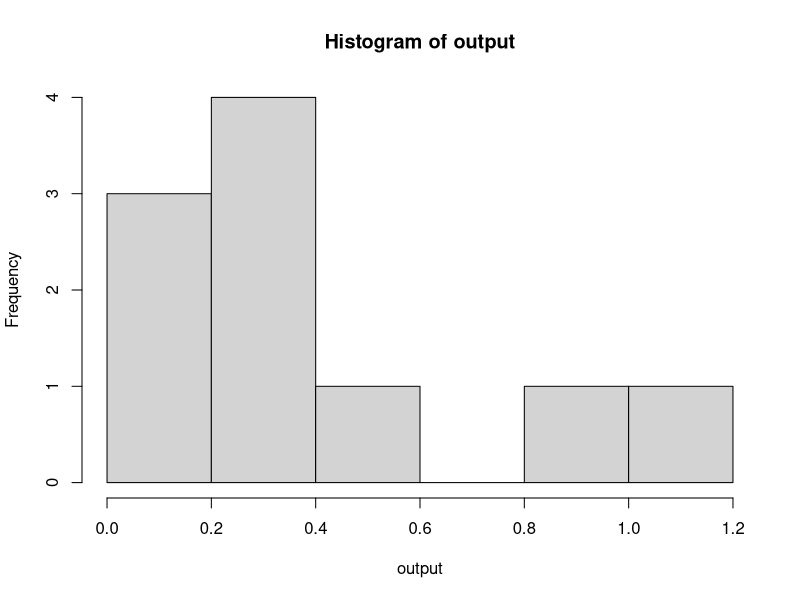
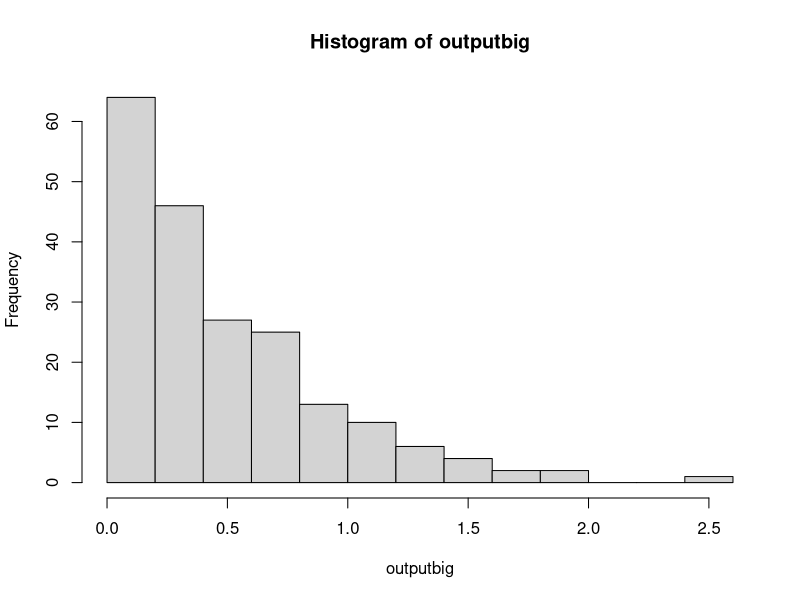
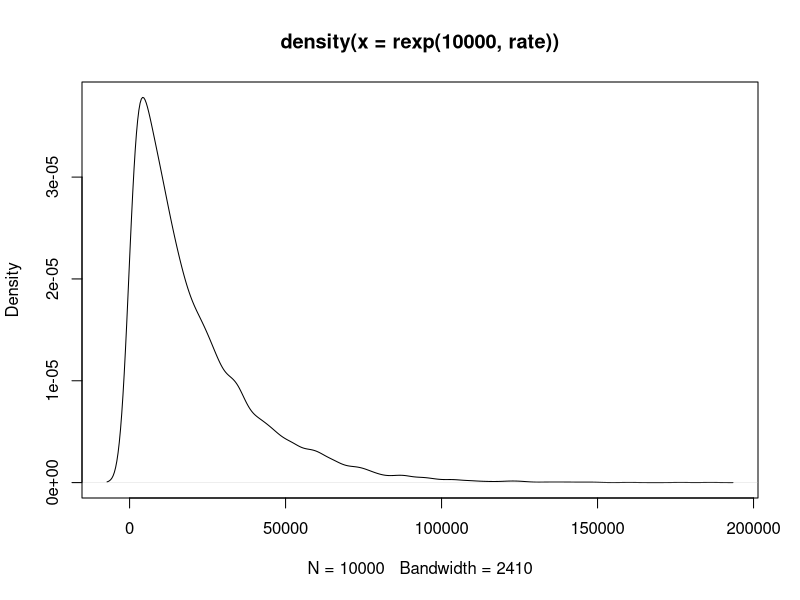
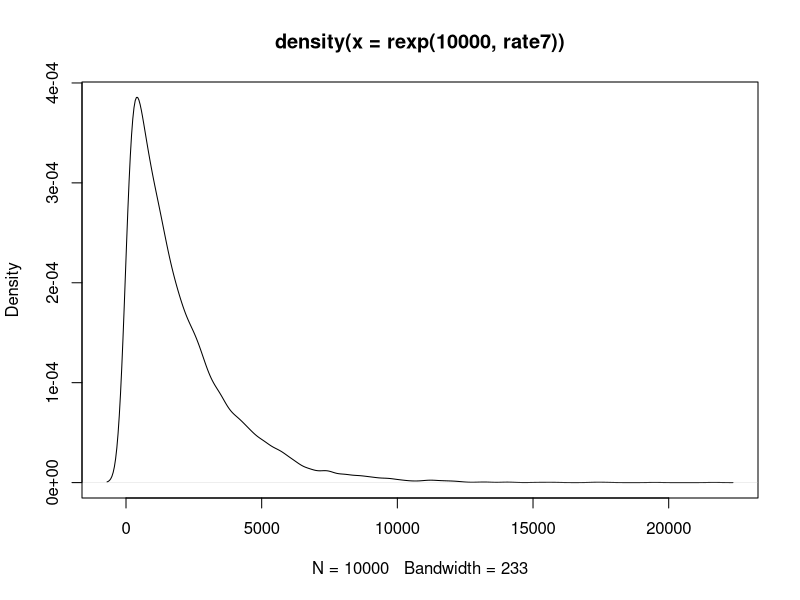
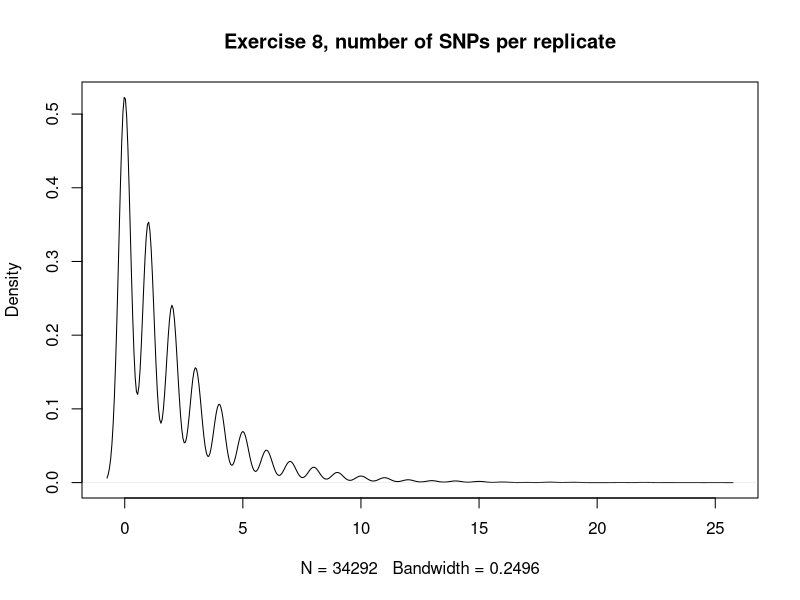
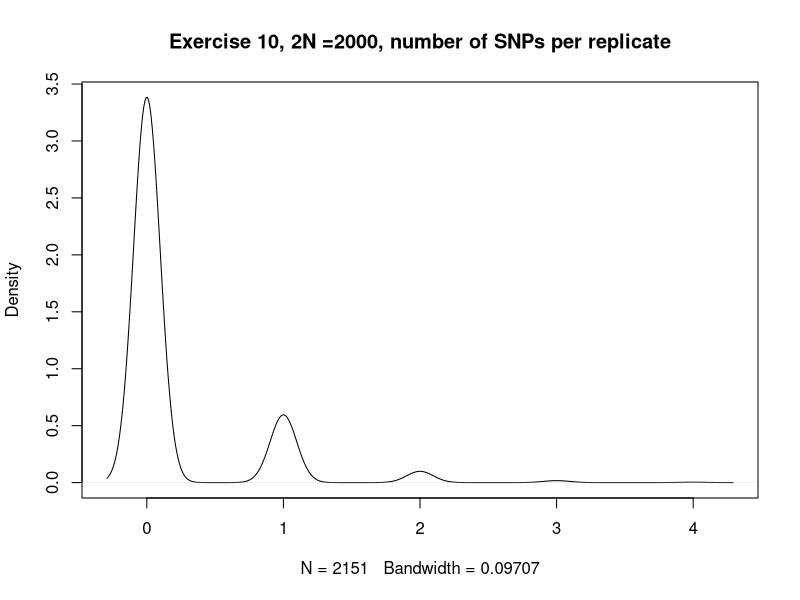

The R source for these figures, in order:
#M200A COALESCENCE EXERCISES,Dr. Kirk Lohmueller, Fall 2015
#Hayley Stansell
#
#
getwd()
setwd("C:\\Users\\Hayley\\eeb201hayleystansell")
getwd()
#
#
?rexp
#
output<-rexp(10,2)
#[1] 0.21809588 1.70468865 1.24958590 0.03783002 0.65334166 0.31265010 0.25168173 0.32412173 0.05198139 0.64820064
output
hist(output)
#This shows that most outputs are clustering just below 0.5
outputbig<-rexp(200,2)
outputbig
mean(outputbig)
#[1] 0.4781231
hist(outputbig)
#
#
#############################################################################################Exercise FIVE###############
#
#From previous work, it seems that the rate of coalescence should be 1/2N , where 2N is number of chromosomes
#
#
#############################################################################################EXERCISE SIX###############
#
#
rate<-1/20000
mean(rexp(10000, rate))
#[1] 19712.04
##########################a) what is the average time to most recent common ancestor in your simulation?
#19712.04 generations
##########################b) what is the theoretical expectation?
#20,000 generations
##########################c) how do the values compare?
# They are very close to one another. 
##########################d) make a density plot of simulated coalescent times
??densityplot
?density
?plot
density(rexp(10000,rate))
plot(density(rexp(10000,rate)))
#Success!!
##########################e) what is the standard deviation of the coal. times?
output<-rexp(10000,rate)
density(output)
sd(output)
#[1] 20371.65
#
#
#############################################################################################EXERCISE SEVEN#############
##answer parts a-e from Q6 for this simulation
# set 2N = 2000
#
rate7<-1/2000
mean(rexp(10000, rate7))
#[1] 2009.536
##########################a) what is the average time to most recent common ancestor in your simulation?
#2009.536 generations
##########################b) what is the theoretical expectation?
#2000 generations
##########################c) how do the values compare?
# They are very close to one another, just as in Exercise Six
##########################d) make a density plot of simulated coalescent times
density(rexp(10000,rate7))
plot(density(rexp(10000,rate7)))
#Success!! ---it looks nearly identical in shape to the plot from exercise six. 
#             The largest are occupies 0-5000, 1/10 of what was seen with the simulation where 2N=20000 (0-50000). It scales up.
##########################e) what is the standard deviation of the coal. times?
output7<-rexp(10000,rate7)
density(output7)
sd(output7)
#[1] 1999.717
#
##########################f) how does TMRCA from simulations in Q6 (2N =20,000) and Q7 (2N = 2,000) compare?
#  They are both theoretically (and approximately, in simulation) equal to 2N generations.
#  With the population size in Q7 being a tenth of the size of Q6, the resulting TMRCA is similarly one tenth. 
##########################g) what can you conclude about how the population size affects the expected coalescent time?
#  The expected coalescent time appears to scale in direct proportion with population size. 
#  As population size increases or decreases one way or another, the TMRCA is expected to shift accordingly and to the same degree.
#
#
#
##############################################################################################EXERCISE EIGHT#################
#
#POISSON RANDOM VARIABLES
?rpois
#rpois is the random variable generation for the Poisson dist. (there's also dpois, ppois, qpois)
#inputs are n, lambda . n is number of values to return, and lambda is a vector of (non-neg) means
# n is number of "draws", lambda is a rate parameter for the distribution -- rate = expected value (and variance) of the dist.
#
#given rate of occurence (here, 2), over a number of intervals (here, 10) 
#     - how many occurances of an event will there be in a given interval?
rpois(10,2)
#[1] 2 2 3 3 2 3 4 3 3 1
#
#simulate to show that the expected value of a given Poisson distribution is equal to the rate paramter (lambda)
mean(rpois(10000,2))
#[1] 1.9922 ----this mean is approximately 2 (the rate)
#
#getting workable syntax
2*10
1*(10^-4)
#[1] 1e-04
#
#
#
#################################a) add mutations to the geneologies (aka coal. times) simulated in Q6. 
# mu (aka lambda) = 1e-04
# coal. times from Q6 .... 2N = 20,000 . so, 20000 generations (theoretically)
# what is avg. # of SNPs/geneology (the mean! from the poisson)
#
rate8<-1/20000
rexp(10000, rate8) #gets 10,000 simulations of geneologies (coal. times) given 2N = 20,000. 
#10,000 similar/distributed coal. times. given those coal times...each output is an n...10,000 n's / draws for the Poisson
geneologies<-rexp(10000, rate8)
geneologies
#okay
#mean(rpois(geneologies, 1e-04))
#[1] 0 ....hmmmmmmm
#rpois(geneologies, 1e-04)
#all values are zero here.... hmmm
#for geneologies[i-10000]
rate<-1e-04 #no? is rate*geneology value?
rate
for (i in geneologies){
  rate<-1e-04*geneologies[i]
  rpois(i, rate)
  output<-mean(rpois(i,rate))
}
#slow-ish, but not locked up
output
#[1] 0.0001249649
#very close to the rate!
#################################b) What is the average number of SNPs per geneology?
# From my simulation, it appears that the average number of SNPs per geneology closely approximates 
# the given input mutation rate of 0.0002. The number generated through my simulation was ~0.000125
#
#
#################################c) given that Theta = 4N(mu), what is theta predicted to be in this example?
Theta<-2*20000*(1e-04)
Theta
# 4, if working with theoretical values of N and mu . 

#~~~~~~~~~~~~~~~~~~~~~~~~~~~~~~~~~~~~~~~~~~~~~~~~~~~~~~~~~~~~~~~b) TAKE TWO
#feel like my output for b) was incorrect, a my rate did not factor in the length of each geneology as it went
geneologies<-rexp(10000, rate8)
geneologies
#okay
#mean(rpois(geneologies, 1e-04))
#[1] 0 ....hmmmmmmm
#rpois(geneologies, 1e-04)
#all values are zero here.... hmmm
#for geneologies[i-10000]

for (i in geneologies){
  rate<- 1e-04*geneologies #this worked! took out the [i] (had *geneologies[i])
  rpois(i, rate) #appears to output a bunch of values that seem okay....integer numbers, mostly under 5, some up to ~20
  output<-mean(rpois(i,rate))
}
#slow-ish, but not locked up
output
#[1] 1.95577 #avg number of SNPs/geneology
1e-04*20000
#[1] 2
# HERE, the output from this simulation appears to approximate the value of mu*number of geneologies....or, mu*coal.time. 
# So, the average number of SNPs per coalescent time (geneology), is approximating the rate of mutation for the 
# theoretical/ideal. parameters
#
#~~~~~~~~~~~~~~~~~~~~~~~~~~~~~~~~~~~~~~~~~~~~~~~~~~~~~~~~~~~c) BACK TO C
#################################c) given that Theta = 4N(mu), what is theta predicted to be in this example?
Theta<-2*20000*(1e-04) # = 4N(mu)
Theta
# [1] 2, if working with theoretical values of N and mu . 
#
#################################d) how does this value of theta compare to the average number of SNPs seen in the simmulations?
# Theta appears to be aaproximately equal to the average (or expected) number of SNPs per geneology (here, 2). 
#
#
#################################e) TOTALLY NEATZ!
#
#
#################################f) make a density plot of the number of SNPs per simulation replicate....
geneologies<-rexp(10000, rate8)
geneologies
#okay
#mean(rpois(geneologies, 1e-04))
#[1] 0 ....hmmmmmmm
#rpois(geneologies, 1e-04)
#all values are zero here.... hmmm
#for geneologies[i-10000]

for (i in geneologies){
  rate<- 1e-04*geneologies #this worked! took out the [i] (had *geneologies[i])
  rpois(i, rate) #appears to output a bunch of values that seem okay....integer numbers, mostly under 5, some up to ~20
  output<-(rpois(i,rate))
}
#slow-ish, but not locked up
#NOTE THAT I RAN THIS WITHOUT RUNNING THE ACTUAL FOR-LOOP, JUST DID WHAT WAS INSIDE IT....
output
#create density plot of output
density(output)
plot(density(output), main="Exercise 8, number of SNPs per replicate")
#interesting.................?
#
#
#
#
#########################################################################################EXERCISE TEN######################
#
#repeat all steps done for exercise 8, but 2N = 2000
#
# mu (aka lambda) = 1e-04
# coal. times from Q6 .... 2N = 2000 . so, 2000 generations (theoretically)
# what is avg. # of SNPs/geneology (the mean! from the poisson)
#
rate10<-1/2000
rexp(10000, rate10) #gets 10,000 simulations of geneologies (coal. times) given 2N = 2000. 
#10,000 similar/distributed coal. times. given those coal times...each output is an n...10,000 n's / draws for the Poisson
geneologies<-rexp(10000, rate10)
geneologies
#okay
#mean(rpois(geneologies, 1e-04))
#[1] 0 ....hmmmmmmm
#rpois(geneologies, 1e-04)
#all values are zero here.... hmmm
#for geneologies[i-10000]

for (i in geneologies){
  rateTEN<- 1e-04*geneologies #this worked! took out the [i] (had *geneologies[i])
  rpois(i, rateTEN) #appears to output a bunch of values that seem okay....integer numbers, mostly under 5, some up to ~20
  output<-(rpois(i,rateTEN))
}

output
#[1] 0.1923077 #avg number of SNPs/geneology EXERCISE 10
1e-04*2000
#[1] 0.2 for EXERCISE 10
# The output from this simulation appears to approximate the value of mu*number of geneologies....or, mu*coal.time. 
# So, the average number of SNPs per coalescent time (geneology), is approximating the rate of mutation for the 
# theoretical/ideal. parameters, as in exercise 8. 
density(output)
plot(density(output), main="Exercise 10, 2N =2000, number of SNPs per replicate")
# The density shown by this plot is of a similar patter to the 2N = 20000 simulation. 
# However, there are fewer peaks and the range of values is much, much smaller (max values around 4 or 5)
#
#
#
#
########################################################################################EXERCISE 11######################
#
??scatterplot
?ggplot
??ggplot
library(ggplot2)
#ehhhhhh, just try basic plot(x,y)
